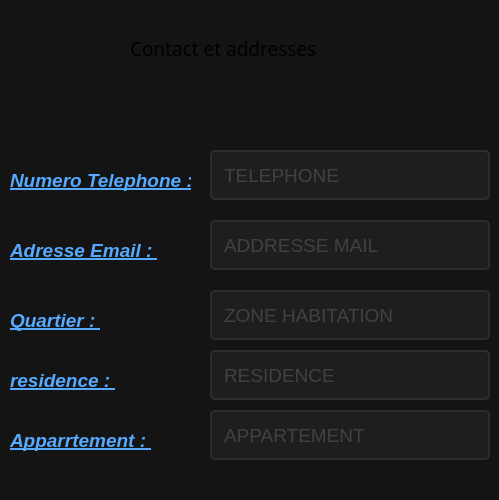
                            <widget class="QFrame" name="frame_3">
                             <property name="minimumSize">
                              <size>
                               <width>0</width>
                               <height>500</height>
                              </size>
                             </property>
                             <property name="styleSheet">
                              <string notr="true">background-color: rgb(20, 20, 20);
border-radius: 10px;</string>
                             </property>
                             <property name="frameShape">
                              <enum>QFrame::StyledPanel</enum>
                             </property>
                             <property name="frameShadow">
                              <enum>QFrame::Raised</enum>
                             </property>
                             <widget class="QLabel" name="label_9">
                              <property name="geometry">
                               <rect>
                                <x>130</x>
                                <y>40</y>
                                <width>241</width>
                                <height>16</height>
                               </rect>
                              </property>
                              <property name="font">
                               <font>
                                <family>Stencil</family>
                                <pointsize>14</pointsize>
                                <underline>true</underline>
                               </font>
                              </property>
                              <property name="text">
                               <string>Contact et addresses</string>
                              </property>
                             </widget>
                             <widget class="QLineEdit" name="lineEdit_numtelephone">
                              <property name="geometry">
                               <rect>
                                <x>210</x>
                                <y>150</y>
                                <width>280</width>
                                <height>50</height>
                               </rect>
                              </property>
                              <property name="font">
                               <font>
                                <family>Segoe UI</family>
                                <pointsize>14</pointsize>
                               </font>
                              </property>
                              <property name="styleSheet">
                               <string notr="true">QLineEdit{
	border: 2px solid rgb(45, 45, 45);
	border-radius:5px;
	padding: 10px;
	background-color: rgb(30, 30, 30);
	
	color: rgb(100, 100, 100);
}
QLineEdit:hover{
	border: 2px solid rgb(55, 55, 55);
}
QLineEdit:focus{
	border: 2px solid rgb(255, 0, 0);
	color: rgb(200, 200, 205);
}</string>
                              </property>
                              <property name="maxLength">
                               <number>50</number>
                              </property>
                              <property name="placeholderText">
                               <string>TELEPHONE</string>
                              </property>
                             </widget>
                             <widget class="QLineEdit" name="lineEdit_email">
                              <property name="geometry">
                               <rect>
                                <x>210</x>
                                <y>220</y>
                                <width>280</width>
                                <height>50</height>
                               </rect>
                              </property>
                              <property name="font">
                               <font>
                                <family>Segoe UI</family>
                                <pointsize>14</pointsize>
                               </font>
                              </property>
                              <property name="styleSheet">
                               <string notr="true">QLineEdit{
	border: 2px solid rgb(45, 45, 45);
	border-radius:5px;
	padding: 10px;
	background-color: rgb(30, 30, 30);
	
	color: rgb(100, 100, 100);
}
QLineEdit:hover{
	border: 2px solid rgb(55, 55, 55);
}
QLineEdit:focus{
	border: 2px solid rgb(255, 0, 0);
	color: rgb(200, 200, 205);
}</string>
                              </property>
                              <property name="maxLength">
                               <number>50</number>
                              </property>
                              <property name="placeholderText">
                               <string>ADDRESSE MAIL</string>
                              </property>
                             </widget>
                             <widget class="QLineEdit" name="lineEdit_quartier">
                              <property name="geometry">
                               <rect>
                                <x>210</x>
                                <y>290</y>
                                <width>280</width>
                                <height>50</height>
                               </rect>
                              </property>
                              <property name="font">
                               <font>
                                <family>Segoe UI</family>
                                <pointsize>14</pointsize>
                               </font>
                              </property>
                              <property name="styleSheet">
                               <string notr="true">QLineEdit{
	border: 2px solid rgb(45, 45, 45);
	border-radius:5px;
	padding: 10px;
	background-color: rgb(30, 30, 30);
	
	color: rgb(100, 100, 100);
}
QLineEdit:hover{
	border: 2px solid rgb(55, 55, 55);
}
QLineEdit:focus{
	border: 2px solid rgb(255, 0, 0);
	color: rgb(200, 200, 205);
}</string>
                              </property>
                              <property name="maxLength">
                               <number>50</number>
                              </property>
                              <property name="placeholderText">
                               <string>ZONE HABITATION</string>
                              </property>
                             </widget>
                             <widget class="QLineEdit" name="lineEdit_residence">
                              <property name="geometry">
                               <rect>
                                <x>210</x>
                                <y>350</y>
                                <width>280</width>
                                <height>50</height>
                               </rect>
                              </property>
                              <property name="font">
                               <font>
                                <family>Segoe UI</family>
                                <pointsize>14</pointsize>
                               </font>
                              </property>
                              <property name="styleSheet">
                               <string notr="true">QLineEdit{
	border: 2px solid rgb(45, 45, 45);
	border-radius:5px;
	padding: 10px;
	background-color: rgb(30, 30, 30);
	
	color: rgb(100, 100, 100);
}
QLineEdit:hover{
	border: 2px solid rgb(55, 55, 55);
}
QLineEdit:focus{
	border: 2px solid rgb(255, 0, 0);
	color: rgb(200, 200, 205);
}</string>
                              </property>
                              <property name="maxLength">
                               <number>50</number>
                              </property>
                              <property name="placeholderText">
                               <string>RESIDENCE</string>
                              </property>
                             </widget>
                             <widget class="QLineEdit" name="lineEdit_appartement">
                              <property name="geometry">
                               <rect>
                                <x>210</x>
                                <y>410</y>
                                <width>280</width>
                                <height>50</height>
                               </rect>
                              </property>
                              <property name="font">
                               <font>
                                <family>Segoe UI</family>
                                <pointsize>14</pointsize>
                               </font>
                              </property>
                              <property name="styleSheet">
                               <string notr="true">QLineEdit{
	border: 2px solid rgb(45, 45, 45);
	border-radius:5px;
	padding: 10px;
	background-color: rgb(30, 30, 30);
	
	color: rgb(100, 100, 100);
}
QLineEdit:hover{
	border: 2px solid rgb(55, 55, 55);
}
QLineEdit:focus{
	border: 2px solid rgb(255, 0, 0);
	color: rgb(200, 200, 205);
}</string>
                              </property>
                              <property name="maxLength">
                               <number>50</number>
                              </property>
                              <property name="placeholderText">
                               <string>APPARTEMENT</string>
                              </property>
                             </widget>
                             <widget class="QLabel" name="label_17">
                              <property name="geometry">
                               <rect>
                                <x>10</x>
                                <y>430</y>
                                <width>181</width>
                                <height>21</height>
                               </rect>
                              </property>
                              <property name="font">
                               <font>
                                <family>Segoe UI</family>
                                <pointsize>14</pointsize>
                                <weight>75</weight>
                                <italic>true</italic>
                                <bold>true</bold>
                                <underline>true</underline>
                               </font>
                              </property>
                              <property name="styleSheet">
                               <string notr="true">color: rgb(85, 170, 255);
background : none;
</string>
                              </property>
                              <property name="text">
                               <string>Apparrtement : </string>
                              </property>
                             </widget>
                             <widget class="QLabel" name="label_18">
                              <property name="geometry">
                               <rect>
                                <x>10</x>
                                <y>370</y>
                                <width>181</width>
                                <height>21</height>
                               </rect>
                              </property>
                              <property name="font">
                               <font>
                                <family>Segoe UI</family>
                                <pointsize>14</pointsize>
                                <weight>75</weight>
                                <italic>true</italic>
                                <bold>true</bold>
                                <underline>true</underline>
                               </font>
                              </property>
                              <property name="styleSheet">
                               <string notr="true">color: rgb(85, 170, 255);
background : none;
</string>
                              </property>
                              <property name="text">
                               <string>residence : </string>
                              </property>
                             </widget>
                             <widget class="QLabel" name="label_19">
                              <property name="geometry">
                               <rect>
                                <x>10</x>
                                <y>310</y>
                                <width>181</width>
                                <height>21</height>
                               </rect>
                              </property>
                              <property name="font">
                               <font>
                                <family>Segoe UI</family>
                                <pointsize>14</pointsize>
                                <weight>75</weight>
                                <italic>true</italic>
                                <bold>true</bold>
                                <underline>true</underline>
                               </font>
                              </property>
                              <property name="styleSheet">
                               <string notr="true">color: rgb(85, 170, 255);
background : none;
</string>
                              </property>
                              <property name="text">
                               <string>Quartier : </string>
                              </property>
                             </widget>
                             <widget class="QLabel" name="label_20">
                              <property name="geometry">
                               <rect>
                                <x>10</x>
                                <y>240</y>
                                <width>181</width>
                                <height>21</height>
                               </rect>
                              </property>
                              <property name="font">
                               <font>
                                <family>Segoe UI</family>
                                <pointsize>14</pointsize>
                                <weight>75</weight>
                                <italic>true</italic>
                                <bold>true</bold>
                                <underline>true</underline>
                               </font>
                              </property>
                              <property name="styleSheet">
                               <string notr="true">color: rgb(85, 170, 255);
background : none;
</string>
                              </property>
                              <property name="text">
                               <string>Adresse Email : </string>
                              </property>
                             </widget>
                             <widget class="QLabel" name="label_21">
                              <property name="geometry">
                               <rect>
                                <x>10</x>
                                <y>170</y>
                                <width>181</width>
                                <height>21</height>
                               </rect>
                              </property>
                              <property name="font">
                               <font>
                                <family>Segoe UI</family>
                                <pointsize>14</pointsize>
                                <weight>75</weight>
                                <italic>true</italic>
                                <bold>true</bold>
                                <underline>true</underline>
                               </font>
                              </property>
                              <property name="styleSheet">
                               <string notr="true">color: rgb(85, 170, 255);
background : none;
</string>
                              </property>
                              <property name="text">
                               <string>Numero Telephone : </string>
                              </property>
                             </widget>
                            </widget>
